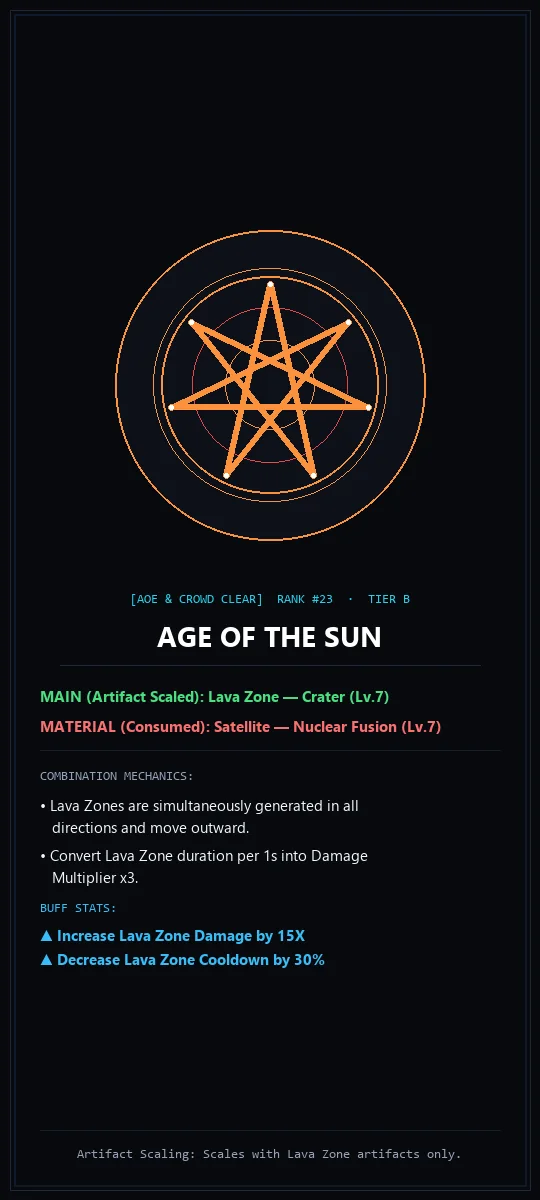
#> input picture assets/cards/age_of_the_sun.webp, 540 x 1200 px
$ python -i prepare_assets.py   (imports and definitions only)
#> lines starting #> are read from the running program, lines starting #| are printed output that depends on the picture; after the words box and inside, x2 and y2 are one past the last pixel; in counts of white or black regions, pixels touching at a corner belong together
#> further down, picture is the input picture: PIL image 540x1200 RGB; mean R, G, B 16, 16.3, 19.5
"""
Magic Survival v0.9941 — Real Asset Pipeline
Crops spell artwork thumbnails into assets/thumbs/<id>.webp and optimizes full cards into assets/cards/<id>.webp
directly from the real in-game screenshots in ../Lvl/ (one per combination, via each combo's `source_file`).
Optionally regenerates PWA icons and the 1200x630 social share banner (--icons).

Usage:
    python scripts/prepare_assets.py                       # process every combination
    python scripts/prepare_assets.py --only overmind,gate_of_creation
    python scripts/prepare_assets.py --icons               # also regenerate icons & OG banner
"""
import argparse
import json
import math
import os
from pathlib import Path
from PIL import Image, ImageDraw, ImageFont

CODE_DIR = Path(__file__).resolve().parent.parent
DB_PATH = CODE_DIR / "data" / "combinations_v09941.json"
LVL_DIR = CODE_DIR.parent / "Lvl"
ASSETS_DIR = CODE_DIR / "assets"
THUMBS_DIR = ASSETS_DIR / "thumbs"
CARDS_DIR = ASSETS_DIR / "cards"

# [2 lines not run here, left out]


# [43 lines left out: functions get_font, crop_spell_art, not called in this run]


# Encyclopedia detail screenshots (1220x2712): game chrome sits above y=13.3% (coin counter, two close
# buttons) and the favourite star starts at y=86%. Mechanics text never goes below y=80.5%.
CARD_TOP = 0.145
CARD_BOTTOM = 0.84
# Prev/next arrows beside the combination title (white triangles near the left/right edges).
ARROW_BAND = (0.54, 0.60)
ARROW_EDGE = 0.18


def remove_card_chrome(img: Image.Image) -> Image.Image:
    """Crop the in-game chrome (coins, close buttons, star) and paint out the prev/next arrows."""
    img = img.convert("RGB")
    w, h = img.size
#> w = 540; h = 1200
    draw = ImageDraw.Draw(img)
    y0, y1 = int(h * ARROW_BAND[0]), int(h * ARROW_BAND[1])
#> y0 = 648; y1 = 720
    for x0, x1 in ((0, int(w * ARROW_EDGE)), (int(w * (1 - ARROW_EDGE)), w)):
        mask = img.crop((x0, y0, x1, y1)).convert("L").point(lambda v: 255 if v > 150 else 0)
        box = mask.getbbox()
        if box:
            pad = 8
            draw.rectangle(
                [x0 + box[0] - pad, y0 + box[1] - pad, x0 + box[2] + pad, y0 + box[3] + pad],
                fill=(0, 0, 0),
            )
#> this loop made 2 passes
#> box on pass 1: (42, 43, 97, 56)
#> pass 1, in remove_card_chrome, `mask = img.crop((x0, y0, x1, y1)).convert("L").point(lambda v: 255 if ..`:
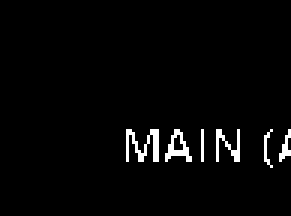
#> mask: PIL image 97x72 L (shown 3 times larger); 2.6% white in thin lines or dots, all inside (x1, y1, x2, y2) = (42, 43, 97, 56)
    return img.crop((0, int(h * CARD_TOP), w, int(h * CARD_BOTTOM)))
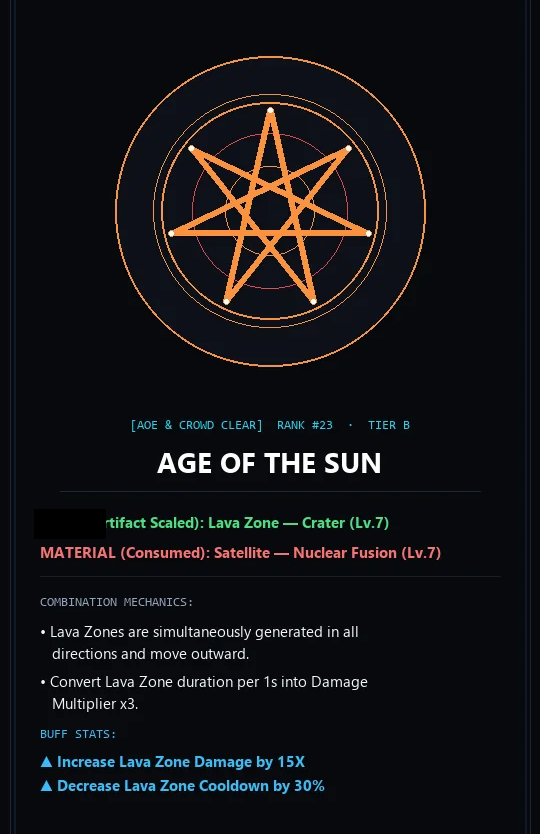
#> returned value: PIL image 540x834 RGB; mean R, G, B 19.1, 18.8, 21.5


def optimize_card(img: Image.Image) -> Image.Image:
    img = remove_card_chrome(img)
    w, h = img.size
#> w = 540; h = 834
    target_w = 540
    if w > target_w:
        ratio = target_w / w
        img = img.resize((target_w, int(h * ratio)), Image.Resampling.LANCZOS)
    return img


# [191 lines left out: functions draw_heptagram, generate_pwa_icons, main, not called in this run]


# [2 lines not run here, left out]

>>> from PIL import Image
>>> picture = Image.open('../assets/cards/age_of_the_sun.webp')
>>> result = optimize_card(picture)

$ run again, on assets/cards/black_death.webp
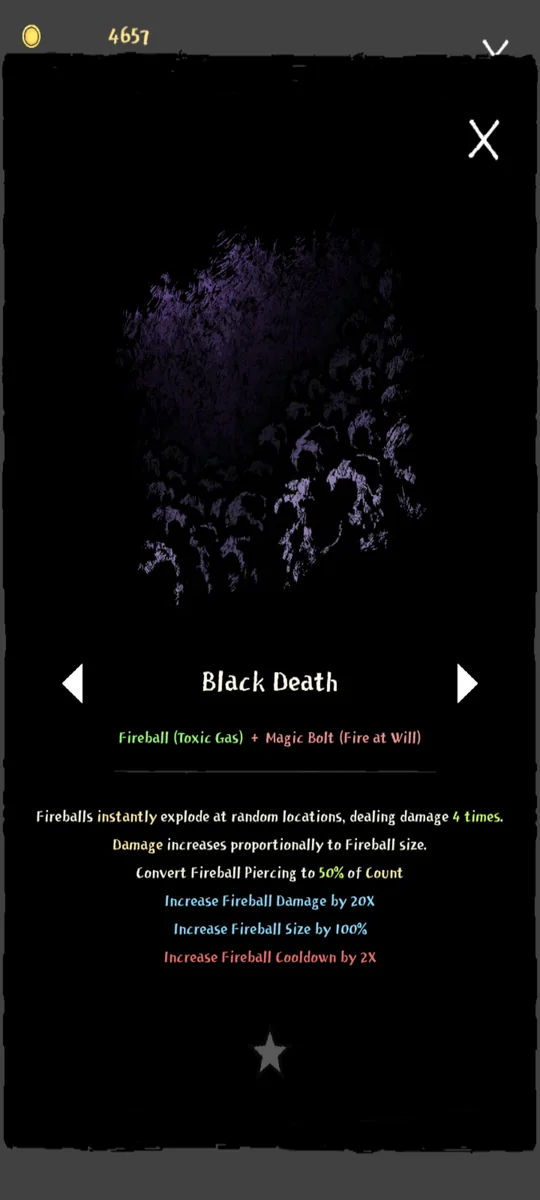
#> input picture assets/cards/black_death.webp, 540 x 1200 px
#> picture is the input picture: PIL image 540x1200 RGB; mean R, G, B 12.1, 11.8, 12.5
#> the loop in remove_card_chrome, `for x0, x1 in ((0, int(w * ARROW_EDGE)), (int(w * (1 - ARROW_EDGE)), w..` made 2 passes
#> box on passes 1 to 2: (62, 16, 82, 55), (16, 16, 36, 55)
#> pass 1, in remove_card_chrome, `mask = img.crop((x0, y0, x1, y1)).convert("L").point(lambda v: 255 if ..`:
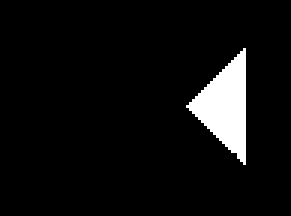
#> mask: PIL image 97x72 L (shown 3 times larger); 5.7% white; 1 white region, box (x1, y1, x2, y2) and area: (62, 16, 82, 55) 399
#> in remove_card_chrome, `return img.crop((0, int(h * CARD_TOP), w, int(h * CARD_BOTTOM)))`:
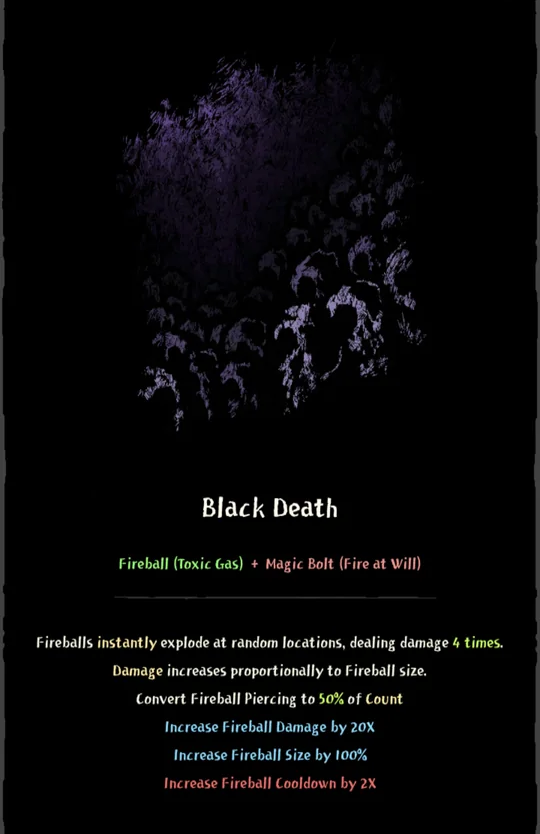
#> returned value: PIL image 540x834 RGB; mean R, G, B 7.9, 7.5, 8.6

$ run again, on assets/cards/black_hole.webp
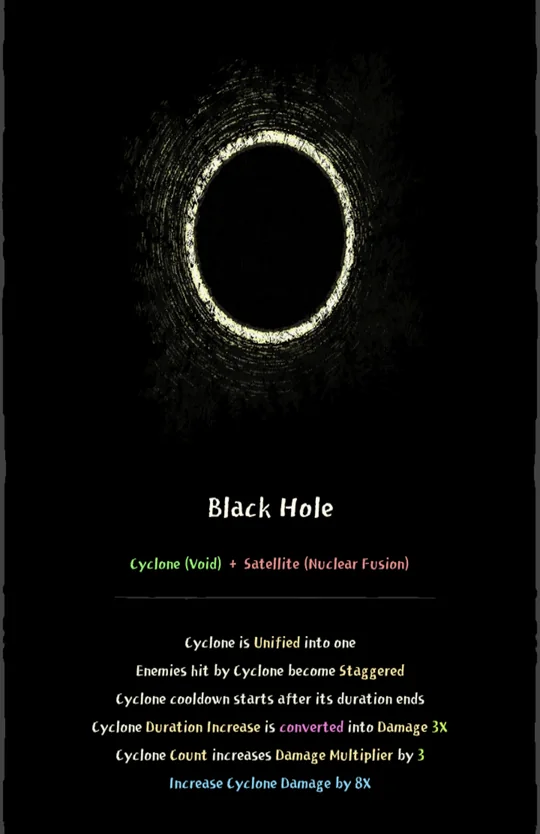
#> input picture assets/cards/black_hole.webp, 540 x 834 px
#> picture is the input picture: PIL image 540x834 RGB; mean R, G, B 9.2, 9.3, 8.1
#> in remove_card_chrome, `return img.crop((0, int(h * CARD_TOP), w, int(h * CARD_BOTTOM)))`:
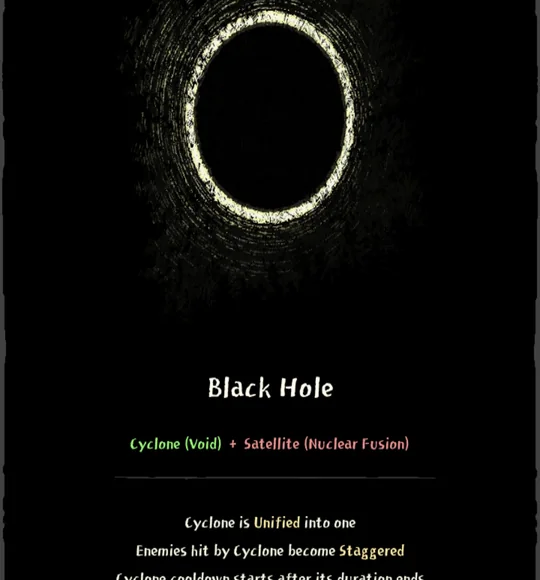
#> returned value: PIL image 540x580 RGB; mean R, G, B 9.8, 9.8, 8.3

$ run again, on assets/cards/blaster.webp
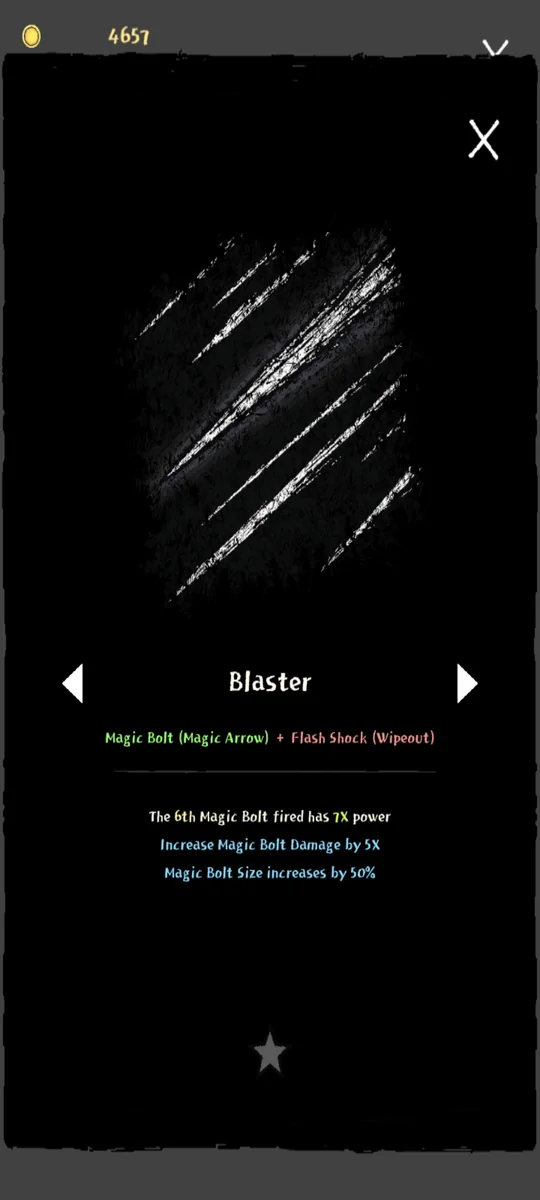
#> input picture assets/cards/blaster.webp, 540 x 1200 px
#> picture is the input picture: PIL image 540x1200 RGB; mean R, G, B 12.3, 12.5, 12.4
#> the loop in remove_card_chrome, `for x0, x1 in ((0, int(w * ARROW_EDGE)), (int(w * (1 - ARROW_EDGE)), w..` made 2 passes
#> box on passes 1 to 2: (62, 16, 82, 55), (16, 16, 36, 55)
#> pass 1, in remove_card_chrome, `mask = img.crop((x0, y0, x1, y1)).convert("L").point(lambda v: 255 if ..`:
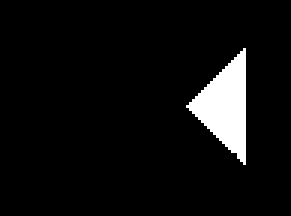
#> mask: PIL image 97x72 L (shown 3 times larger); 5.7% white; 1 white region, box (x1, y1, x2, y2) and area: (62, 16, 82, 55) 399
#> in remove_card_chrome, `return img.crop((0, int(h * CARD_TOP), w, int(h * CARD_BOTTOM)))`:
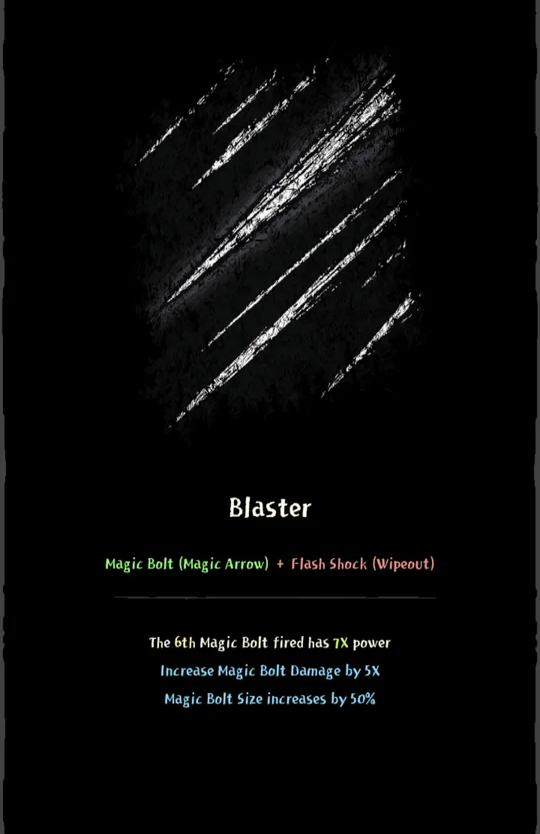
#> returned value: PIL image 540x834 RGB; mean R, G, B 8.1, 8.5, 8.4
